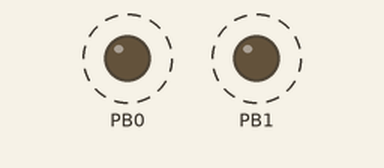
Recording of a program running on a simulated ATmega2560, built with avr-gcc and emulated at 16 MHz. On the bench: output pins drawn as LEDs (lit = HIGH). Dashed ring = blinking.

Above: at 0.05 s.
Timing chart, 0 to 3.0 s (numbered marks = the images above):
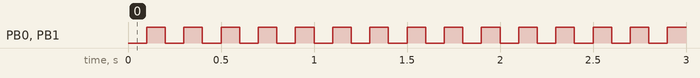

Measured:
- by itself, PB0, PB1: alternates HIGH for 0.10 s and LOW for 0.10 s

The program:

main.cpp
```cpp
/*
 * 1_0 2volt enable.cpp
 *
 * Created: 4/26/2024 3:35:45 PM
 * Author : gzongo
 */

#define F_CPU 16000000UL
#include <avr/io.h>
#include <util/delay.h>

int main(void)
{
	/* Prog Master Code

	DDRC |= (1 << DDC1); // Setting the EN_2.1V pin
	//DDRH |= (1 << DDH5); // Data direction for the green led
	DDRB |= (1 << DDB6); // Data direction for the red led
	PORTC |= (1 << PC1); // Enable 2.1
	while (1)
	{
		//PORTH &= ~(1 << PH5); // D2 GREEN LED ON___|= set; &= reset
		PORTB &= ~(1 << PB6); // D16 RED LED ON
		_delay_ms(1000);
		//PORTH |= (1 << PH5); // D2 GREEN LED OFF
		PORTB |= (1 << PB6); // D16 RED LED OFF
		_delay_ms(1000);
	*/

	/* Prog Slave 1 and slave 2 Code */

	DDRB |= (1 << DDB0); // Data direction for the green led
	DDRB |= (1 << DDB1); // Data direction for the red led
	while (1)
	{
		PORTB &= ~(1 << PB0); // GREEN LED ON (D5 for Slave 2 D7 for Slave 1)
		PORTB &= ~(1 << PB1); // RED LED ON   (D6 for Slave 2 D7 for Slave 1)
		_delay_ms(100);
		PORTB |= (1 << PB0); // GREEN LED OFF (D5 for Slave 2 D7 for Slave 1)
		PORTB |= (1 << PB1); // RED LED OFF   (D6 for Slave 2 D7 for Slave 1)
		_delay_ms(100);

	}
}
```
